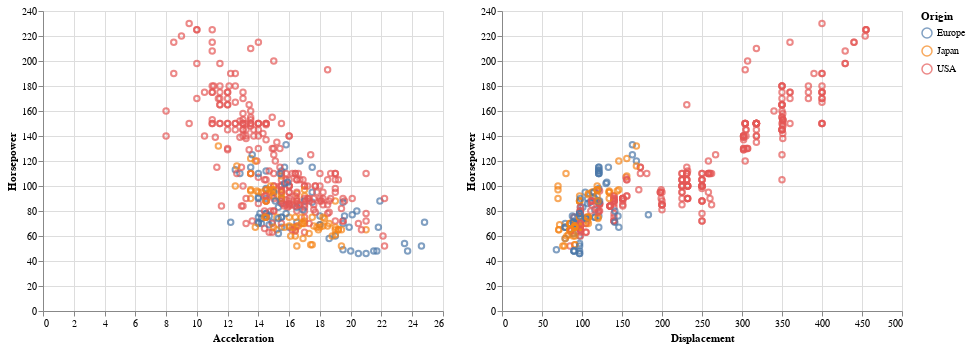

Notebook cell for this chart:
### Markdown cell above
## Multi-Panel Scatter

### Code cell
chart = alt.Chart(cars).mark_point().encode(
    y='Horsepower:Q',
    color='Origin:N'
).interactive()

chart.encode(x='Acceleration:Q') | chart.encode(x='Displacement:Q')

### Figure 1 — Vega-Lite specification as saved in the notebook (floating-point values rounded to 4 significant figures; data arrays with more than 128 entries replaced by an {"elided": "..."} marker saying what was removed)
{"$schema": "https://vega.github.io/schema/vega-lite/v2.6.0.json", "config": {"view": {"height": 300, "width": 400}}, "datasets": {"data-f02450ab61490a1363517a0190416235": {"elided": "406 records"}}, "hconcat": [{"data": {"name": "data-f02450ab61490a1363517a0190416235"}, "encoding": {"color": {"field": "Origin", "type": "nominal"}, "x": {"field": "Acceleration", "type": "quantitative"}, "y": {"field": "Horsepower", "type": "quantitative"}}, "mark": "point", "selection": {"selector002": {"bind": "scales", "encodings": ["x", "y"], "mark": {"fill": "#333", "fillOpacity": 0.125, "stroke": "white"}, "on": "[mousedown, window:mouseup] > window:mousemove!", "resolve": "global", "translate": "[mousedown, window:mouseup] > window:mousemove!", "type": "interval", "zoom": "wheel!"}}}, {"data": {"name": "data-f02450ab61490a1363517a0190416235"}, "encoding": {"color": {"field": "Origin", "type": "nominal"}, "x": {"field": "Displacement", "type": "quantitative"}, "y": {"field": "Horsepower", "type": "quantitative"}}, "mark": "point", "selection": {"selector002": {"bind": "scales", "encodings": ["x", "y"], "mark": {"fill": "#333", "fillOpacity": 0.125, "stroke": "white"}, "on": "[mousedown, window:mouseup] > window:mousemove!", "resolve": "global", "translate": "[mousedown, window:mouseup] > window:mousemove!", "type": "interval", "zoom": "wheel!"}}}]}
